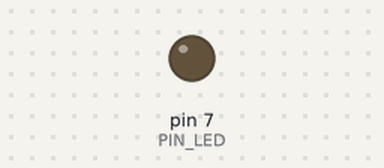
This sketch was run on a simulated Arduino Uno, built with avr-gcc and run on an emulated ATmega328P. On the bench: output pins drawn as LEDs (lit = HIGH). Dashed ring = blinking. At 2.0 s the program stops and its outputs stay as they are.

Above: at 0.5 s.
At 1.85 s:
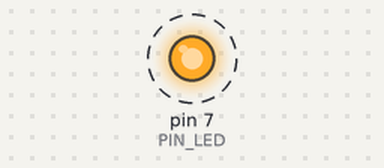
Timing chart, 0 to 3.0 s (numbered marks = the images above):
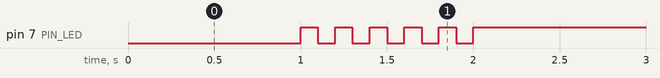

Measured:
- by itself, pin 7 (PIN_LED): alternates HIGH for 0.10 s and LOW for 0.10 s, 11 changes in all, then stays HIGH

The sketch:

05_practice_2.ino.ino
```cpp
#define PIN_LED 7

void setup() {
  pinMode(PIN_LED, OUTPUT);
}

void loop() {
  digitalWrite(PIN_LED, 0);
  delay (1000);
  for (int i = 0; i < 5; i++){
    digitalWrite(PIN_LED, 1);
    delay (100);
    digitalWrite(PIN_LED, 0);
    delay (100);
    digitalWrite(PIN_LED, 1);
    }
    while (1);
}
```
